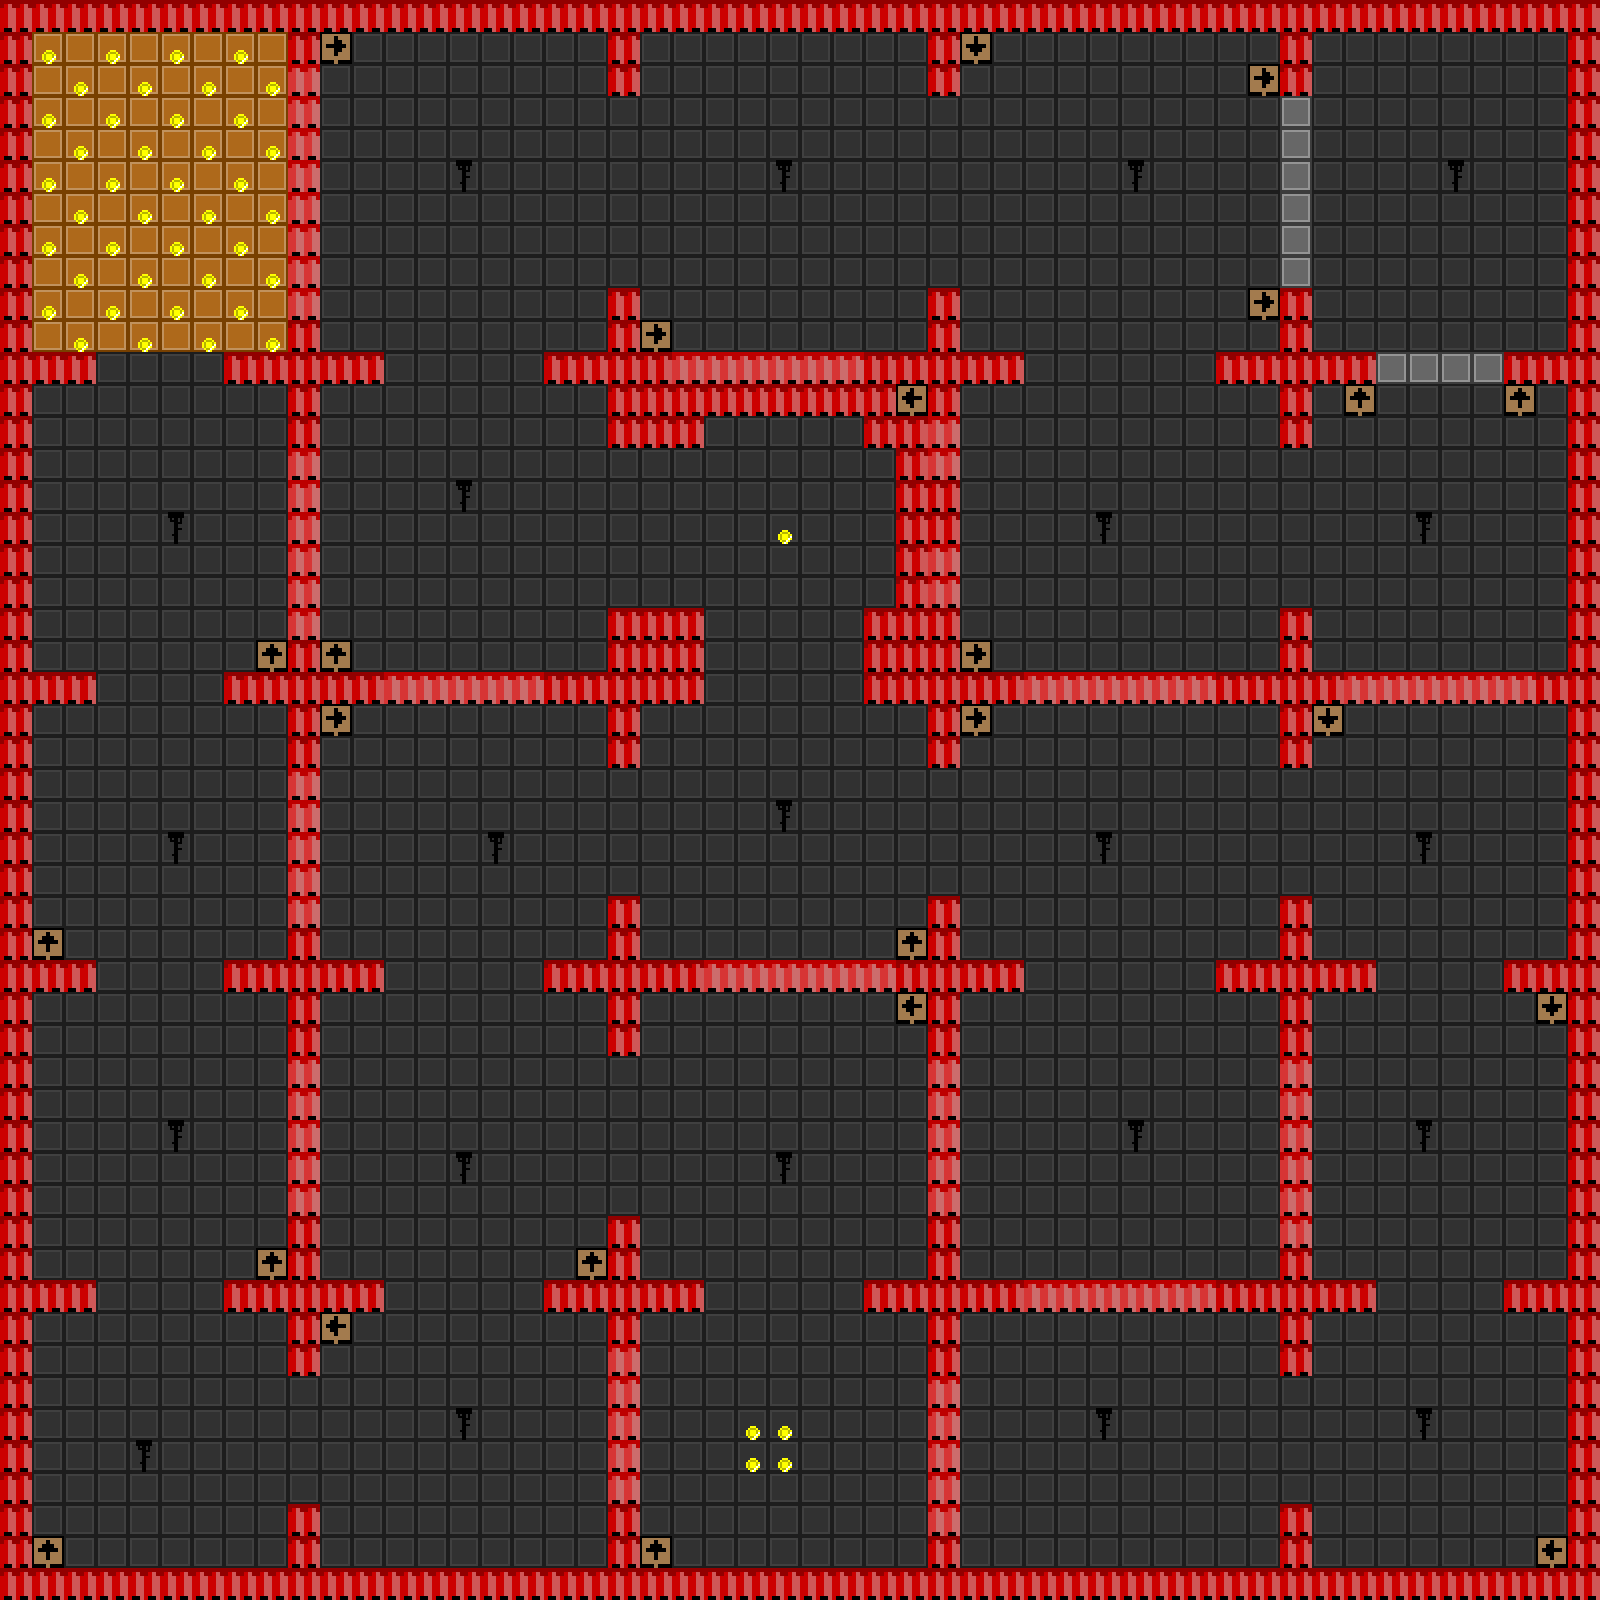

This is a level from a 2D game, rendered from its Tiled map with the project's own tilesets. A one-line summary and the map file follow, with tile-layer data summarised:
An orthogonal 50x50 tile map with 32x32 px tiles, 11 tile layers (floor, gold, goblin_spawn, skeleton_spawn, ...).

<map version="1.10" tiledversion="1.11.2" orientation="orthogonal" renderorder="right-down" width="50" height="50" tilewidth="32" tileheight="32" infinite="0" nextlayerid="12" nextobjectid="1">
 <tileset firstgid="1" source="collection.tsx" />
 <layer id="1" name="floor" width="50" height="50">
  <data>[2500 cells, 2500 non-empty, 11 distinct tile ids]</data>
 </layer>
 <layer id="9" name="gold" width="50" height="50">
  <data>[2500 cells, 40 non-empty, 1 distinct tile ids]</data>
 </layer>
 <layer id="4" name="goblin_spawn" width="50" height="50">
  <data>[2500 cells, 6 non-empty, 1 distinct tile ids]</data>
 </layer>
 <layer id="5" name="skeleton_spawn" width="50" height="50">
  <data>[2500 cells, 7 non-empty, 1 distinct tile ids]</data>
 </layer>
 <layer id="2" name="card_master_spawn" width="50" height="50">
  <data>[2500 cells, 1 non-empty, 1 distinct tile ids]</data>
 </layer>
 <layer id="6" name="necromancer's_spawn" width="50" height="50">
  <data>[2500 cells, 2 non-empty, 1 distinct tile ids]</data>
 </layer>
 <layer id="7" name="minotaur_spawn" width="50" height="50">
  <data>[2500 cells, 1 non-empty, 1 distinct tile ids]</data>
 </layer>
 <layer id="8" name="ghost_spawn" width="50" height="50">
  <data>[2500 cells, 5 non-empty, 1 distinct tile ids]</data>
 </layer>
 <layer id="10" name="spawn" width="50" height="50">
  <data>[2500 cells, 4 non-empty, 1 distinct tile ids]</data>
 </layer>
 <layer id="11" name="trader_spawn" width="50" height="50">
  <data>[2500 cells, 1 non-empty, 1 distinct tile ids]</data>
 </layer>
 <layer id="3" name="collision" width="50" height="50">
  <data>[2500 cells, 471 non-empty, 2 distinct tile ids]</data>
 </layer>
</map>
